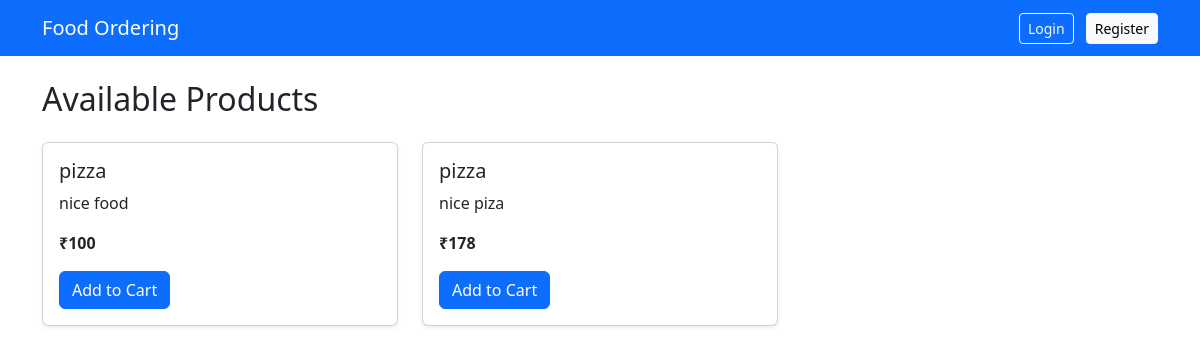
The app's page /, older data.
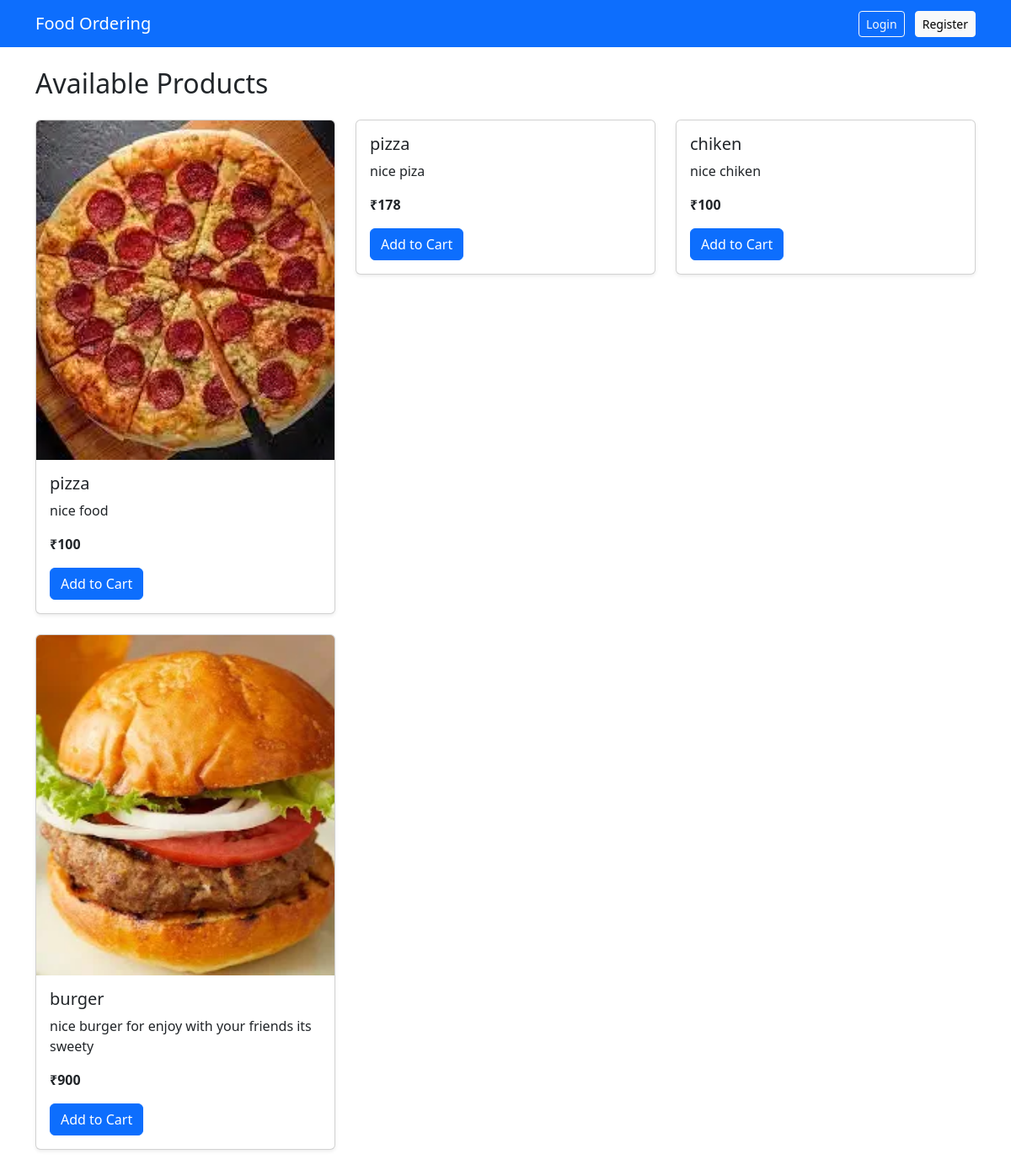
The same page, newer data.
### products/models.py (models this page shows, shortened)
class BaseModel(models.Model):
    uid = models.UUIDField(default=uuid.uuid4, editable=False, primary_key=True)
    created_at = models.DateField(auto_now_add=True)
    update_at = models.DateField(auto_now=True)
    class Meta:
        abstract = True

class Product(BaseModel):
    product_name = models.CharField(max_length=100)
    product_slug = models.SlugField(unique=True)
    product_description = models.TextField()
    product_price = models.IntegerField(default=0)
    product_demo_price = models.IntegerField(default=0)

class ProductImages(BaseModel):
    product = models.ForeignKey(Product, on_delete=models.CASCADE, related_name="images")
    product_images = models.ImageField(upload_to='products/', blank=True, null=True)

### products/views.py (the view)
# urls.py: path('', views.product_list, name='product_list'),
def product_list(request):
    products = Product.objects.all()
    return render(request, 'products/product_list.html', {'products': products})

### products/templates/products/product_list.html (shortened to what this page needs)
{% extends 'base.html' %}
{% block content %}
<h2 class="mb-4">Available Products</h2>
<div class="row">
    {% for product in products %}
    <div class="col-md-4">
        <div class="card mb-4 shadow-sm">
            {% if product.images.all %}
            <img src="{{ product.images.all.0.product_images.url }}" class="card-img-top" alt="{{ product.product_name }}">
            {% endif %}
            <div class="card-body">
                <h5 class="card-title">{{ product.product_name }}</h5>
                <p class="card-text">{{ product.product_description }}</p>
                <p class="card-text fw-bold">₹{{ product.product_price }}</p>
                <form method="POST" action="{% url 'add_to_cart' product.uid %}">
                    <button type="submit" class="btn btn-primary">Add to Cart</button>
                </form>
            </div>
        </div>
    </div>
    {% endfor %}
</div>
{% endblock %}

### templates/base.html (shortened to what this page needs)
<!DOCTYPE html>
<html lang="en">
<head>
  <link href="https://cdn.jsdelivr.net/npm/bootstrap@5.3.0/dist/css/bootstrap.min.css" rel="stylesheet" />
</head>
<body>
  <nav class="navbar navbar-expand-lg navbar-dark bg-primary mb-4">
    <div class="container">
      <a class="navbar-brand" href="{% url 'product_list' %}">Food Ordering</a>
      <div>
        {% if user.is_authenticated %}
          <span class="navbar-text me-3">Hi, {{ user.username }}!</span>
          <a class="btn btn-outline-light btn-sm" href="{% url 'logout' %}">Logout</a>
        {% else %}
          <a class="btn btn-outline-light btn-sm me-2" href="{% url 'login' %}">Login</a>
          <a class="btn btn-light btn-sm" href="{% url 'register' %}">Register</a>
        {% endif %}
      </div>
    </div>
  </nav>
  <div class="container">
    {% block content %}{% endblock %}
  </div>
</body>
</html>

Row changes from the older to the newer data that the page shows:
added Product: product_name "chiken", product_description "nice chiken", product_price "100"
added Product: images.all.0.product_images (picture), product_name "burger", product_description "nice burger for enjoy with your friends its sweety", product_price "900"
